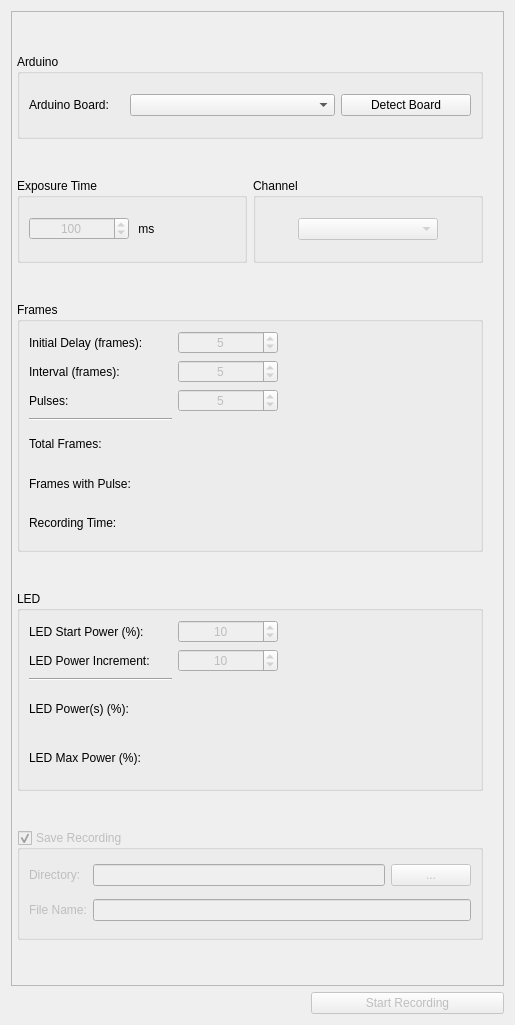
<?xml version="1.0" encoding="UTF-8"?>
<ui version="4.0">
 <class>OptocampWidget</class>
 <widget class="QWidget" name="OptocampWidget">
  <property name="geometry">
   <rect>
    <x>0</x>
    <y>0</y>
    <width>515</width>
    <height>1025</height>
   </rect>
  </property>
  <property name="windowTitle">
   <string>Form</string>
  </property>
  <layout class="QGridLayout" name="gridLayout_7">
   <item row="0" column="0">
    <widget class="QScrollArea" name="scrollArea">
     <property name="widgetResizable">
      <bool>true</bool>
     </property>
     <property name="alignment">
      <set>Qt::AlignCenter</set>
     </property>
     <widget class="QWidget" name="scrollAreaWidgetContents">
      <property name="geometry">
       <rect>
        <x>0</x>
        <y>0</y>
        <width>489</width>
        <height>957</height>
       </rect>
      </property>
      <layout class="QGridLayout" name="gridLayout_8">
       <property name="leftMargin">
        <number>5</number>
       </property>
       <property name="rightMargin">
        <number>20</number>
       </property>
       <item row="0" column="0" colspan="2">
        <widget class="QGroupBox" name="arduino_groupBox">
         <property name="minimumSize">
          <size>
           <width>0</width>
           <height>85</height>
          </size>
         </property>
         <property name="maximumSize">
          <size>
           <width>16777215</width>
           <height>85</height>
          </size>
         </property>
         <property name="title">
          <string>Arduino</string>
         </property>
         <layout class="QGridLayout" name="gridLayout">
          <item row="0" column="0">
           <widget class="QLabel" name="label">
            <property name="maximumSize">
             <size>
              <width>95</width>
              <height>16777215</height>
             </size>
            </property>
            <property name="text">
             <string>Arduino Board:</string>
            </property>
           </widget>
          </item>
          <item row="0" column="1">
           <widget class="QComboBox" name="arduino_board_comboBox"/>
          </item>
          <item row="0" column="2">
           <widget class="QPushButton" name="detect_board_Button">
            <property name="maximumSize">
             <size>
              <width>130</width>
              <height>16777215</height>
             </size>
            </property>
            <property name="text">
             <string>Detect Board</string>
            </property>
           </widget>
          </item>
         </layout>
        </widget>
       </item>
       <item row="1" column="0">
        <widget class="QGroupBox" name="exp_groupBox_1">
         <property name="minimumSize">
          <size>
           <width>0</width>
           <height>85</height>
          </size>
         </property>
         <property name="maximumSize">
          <size>
           <width>16777215</width>
           <height>85</height>
          </size>
         </property>
         <property name="title">
          <string>Exposure Time</string>
         </property>
         <layout class="QGridLayout" name="gridLayout_2">
          <item row="0" column="0">
           <widget class="QSpinBox" name="exp_spinBox_1">
            <property name="enabled">
             <bool>false</bool>
            </property>
            <property name="maximumSize">
             <size>
              <width>100</width>
              <height>16777215</height>
             </size>
            </property>
            <property name="alignment">
             <set>Qt::AlignCenter</set>
            </property>
            <property name="minimum">
             <number>1</number>
            </property>
            <property name="maximum">
             <number>100000</number>
            </property>
            <property name="value">
             <number>100</number>
            </property>
           </widget>
          </item>
          <item row="0" column="1">
           <widget class="QLabel" name="label_12">
            <property name="text">
             <string> ms</string>
            </property>
           </widget>
          </item>
         </layout>
        </widget>
       </item>
       <item row="1" column="1">
        <widget class="QGroupBox" name="oc_channel_groupBox">
         <property name="maximumSize">
          <size>
           <width>300</width>
           <height>85</height>
          </size>
         </property>
         <property name="title">
          <string>Channel</string>
         </property>
         <layout class="QGridLayout" name="gridLayout_3">
          <item row="0" column="0">
           <widget class="QComboBox" name="oc_channel_comboBox">
            <property name="enabled">
             <bool>false</bool>
            </property>
            <property name="minimumSize">
             <size>
              <width>0</width>
              <height>0</height>
             </size>
            </property>
            <property name="maximumSize">
             <size>
              <width>140</width>
              <height>16777215</height>
             </size>
            </property>
           </widget>
          </item>
         </layout>
        </widget>
       </item>
       <item row="2" column="0" colspan="2">
        <widget class="QGroupBox" name="frames_groupBox">
         <property name="maximumSize">
          <size>
           <width>16777215</width>
           <height>250</height>
          </size>
         </property>
         <property name="title">
          <string>Frames</string>
         </property>
         <layout class="QGridLayout" name="gridLayout_4">
          <item row="0" column="0">
           <widget class="QLabel" name="label_2">
            <property name="text">
             <string>Initial Delay (frames):</string>
            </property>
           </widget>
          </item>
          <item row="1" column="0">
           <widget class="QLabel" name="label_3">
            <property name="text">
             <string>Interval (frames):</string>
            </property>
           </widget>
          </item>
          <item row="2" column="0">
           <widget class="QLabel" name="label_4">
            <property name="text">
             <string>Pulses:</string>
            </property>
           </widget>
          </item>
          <item row="5" column="0">
           <widget class="QLabel" name="label_8">
            <property name="text">
             <string>Frames with Pulse:</string>
            </property>
           </widget>
          </item>
          <item row="0" column="1" colspan="2">
           <widget class="QSpinBox" name="delay_spinBox">
            <property name="enabled">
             <bool>false</bool>
            </property>
            <property name="maximumSize">
             <size>
              <width>100</width>
              <height>16777215</height>
             </size>
            </property>
            <property name="alignment">
             <set>Qt::AlignCenter</set>
            </property>
            <property name="maximum">
             <number>1000</number>
            </property>
            <property name="value">
             <number>5</number>
            </property>
           </widget>
          </item>
          <item row="6" column="0">
           <widget class="QLabel" name="label_6">
            <property name="text">
             <string>Recording Time:</string>
            </property>
           </widget>
          </item>
          <item row="4" column="0">
           <widget class="QLabel" name="label_5">
            <property name="minimumSize">
             <size>
              <width>129</width>
              <height>0</height>
             </size>
            </property>
            <property name="text">
             <string>Total Frames:</string>
            </property>
           </widget>
          </item>
          <item row="2" column="1" colspan="2">
           <widget class="QSpinBox" name="Pulses_spinBox">
            <property name="enabled">
             <bool>false</bool>
            </property>
            <property name="maximumSize">
             <size>
              <width>100</width>
              <height>16777215</height>
             </size>
            </property>
            <property name="alignment">
             <set>Qt::AlignCenter</set>
            </property>
            <property name="maximum">
             <number>100</number>
            </property>
            <property name="value">
             <number>5</number>
            </property>
           </widget>
          </item>
          <item row="1" column="1" colspan="2">
           <widget class="QSpinBox" name="interval_spinBox">
            <property name="enabled">
             <bool>false</bool>
            </property>
            <property name="maximumSize">
             <size>
              <width>100</width>
              <height>16777215</height>
             </size>
            </property>
            <property name="alignment">
             <set>Qt::AlignCenter</set>
            </property>
            <property name="maximum">
             <number>1000</number>
            </property>
            <property name="value">
             <number>5</number>
            </property>
           </widget>
          </item>
          <item row="3" column="0">
           <widget class="Line" name="line">
            <property name="orientation">
             <enum>Qt::Horizontal</enum>
            </property>
           </widget>
          </item>
          <item row="5" column="1" colspan="2">
           <widget class="QLabel" name="frame_w_pulses_label">
            <property name="text">
             <string/>
            </property>
           </widget>
          </item>
          <item row="4" column="1" colspan="2">
           <widget class="QLabel" name="tot_frames_label">
            <property name="text">
             <string/>
            </property>
           </widget>
          </item>
          <item row="6" column="1" colspan="2">
           <widget class="QLabel" name="rec_time_label">
            <property name="text">
             <string/>
            </property>
           </widget>
          </item>
         </layout>
        </widget>
       </item>
       <item row="3" column="0" colspan="2">
        <widget class="QGroupBox" name="led_groupBox">
         <property name="maximumSize">
          <size>
           <width>16777215</width>
           <height>200</height>
          </size>
         </property>
         <property name="title">
          <string>LED</string>
         </property>
         <layout class="QGridLayout" name="gridLayout_5">
          <item row="0" column="1" colspan="2">
           <widget class="QSpinBox" name="led_start_pwr_spinBox">
            <property name="enabled">
             <bool>false</bool>
            </property>
            <property name="maximumSize">
             <size>
              <width>100</width>
              <height>16777215</height>
             </size>
            </property>
            <property name="alignment">
             <set>Qt::AlignCenter</set>
            </property>
            <property name="maximum">
             <number>100</number>
            </property>
            <property name="value">
             <number>10</number>
            </property>
           </widget>
          </item>
          <item row="1" column="0">
           <widget class="QLabel" name="label_9">
            <property name="text">
             <string>LED Power Increment:</string>
            </property>
           </widget>
          </item>
          <item row="1" column="1" colspan="2">
           <widget class="QSpinBox" name="led_pwr_inc_spinBox">
            <property name="enabled">
             <bool>false</bool>
            </property>
            <property name="maximumSize">
             <size>
              <width>100</width>
              <height>16777215</height>
             </size>
            </property>
            <property name="alignment">
             <set>Qt::AlignCenter</set>
            </property>
            <property name="maximum">
             <number>100</number>
            </property>
            <property name="value">
             <number>10</number>
            </property>
           </widget>
          </item>
          <item row="0" column="0">
           <widget class="QLabel" name="label_7">
            <property name="text">
             <string>LED Start Power (%):</string>
            </property>
           </widget>
          </item>
          <item row="4" column="0">
           <widget class="QLabel" name="label_10">
            <property name="text">
             <string>LED Power(s) (%):</string>
            </property>
           </widget>
          </item>
          <item row="3" column="0">
           <widget class="Line" name="line_2">
            <property name="orientation">
             <enum>Qt::Horizontal</enum>
            </property>
           </widget>
          </item>
          <item row="5" column="0">
           <widget class="QLabel" name="label_11">
            <property name="text">
             <string>LED Max Power (%):</string>
            </property>
           </widget>
          </item>
          <item row="4" column="1" colspan="2">
           <widget class="QLabel" name="led_pwrs_label">
            <property name="text">
             <string/>
            </property>
           </widget>
          </item>
          <item row="5" column="1" colspan="2">
           <widget class="QLabel" name="led_max_pwr_label">
            <property name="text">
             <string/>
            </property>
           </widget>
          </item>
         </layout>
        </widget>
       </item>
       <item row="4" column="0" colspan="2">
        <widget class="QGroupBox" name="save_groupBox_rec">
         <property name="enabled">
          <bool>false</bool>
         </property>
         <property name="minimumSize">
          <size>
           <width>0</width>
           <height>110</height>
          </size>
         </property>
         <property name="maximumSize">
          <size>
           <width>16777215</width>
           <height>110</height>
          </size>
         </property>
         <property name="title">
          <string>Save Recording</string>
         </property>
         <property name="checkable">
          <bool>true</bool>
         </property>
         <layout class="QGridLayout" name="gridLayout_6">
          <property name="topMargin">
           <number>7</number>
          </property>
          <property name="bottomMargin">
           <number>7</number>
          </property>
          <item row="0" column="0">
           <widget class="QLabel" name="label_14">
            <property name="text">
             <string>Directory:</string>
            </property>
           </widget>
          </item>
          <item row="0" column="1">
           <widget class="QLineEdit" name="dir_rec_lineEdit">
            <property name="enabled">
             <bool>false</bool>
            </property>
            <property name="readOnly">
             <bool>true</bool>
            </property>
           </widget>
          </item>
          <item row="0" column="2">
           <widget class="QPushButton" name="browse_rec_save_Button">
            <property name="text">
             <string>...</string>
            </property>
           </widget>
          </item>
          <item row="1" column="0">
           <widget class="QLabel" name="label_13">
            <property name="text">
             <string>File Name:</string>
            </property>
           </widget>
          </item>
          <item row="1" column="1" colspan="2">
           <widget class="QLineEdit" name="fname_rec_lineEdit"/>
          </item>
         </layout>
        </widget>
       </item>
      </layout>
     </widget>
    </widget>
   </item>
   <item row="1" column="0">
    <layout class="QGridLayout" name="gridLayout_34">
     <item row="0" column="0">
      <spacer name="horizontalSpacer_7">
       <property name="orientation">
        <enum>Qt::Horizontal</enum>
       </property>
       <property name="sizeType">
        <enum>QSizePolicy::Fixed</enum>
       </property>
       <property name="sizeHint" stdset="0">
        <size>
         <width>300</width>
         <height>20</height>
        </size>
       </property>
      </spacer>
     </item>
     <item row="0" column="1">
      <widget class="QPushButton" name="rec_Button">
       <property name="enabled">
        <bool>false</bool>
       </property>
       <property name="maximumSize">
        <size>
         <width>16777215</width>
         <height>70</height>
        </size>
       </property>
       <property name="text">
        <string>Start Recording</string>
       </property>
      </widget>
     </item>
    </layout>
   </item>
  </layout>
 </widget>
 <resources/>
 <connections/>
</ui>
